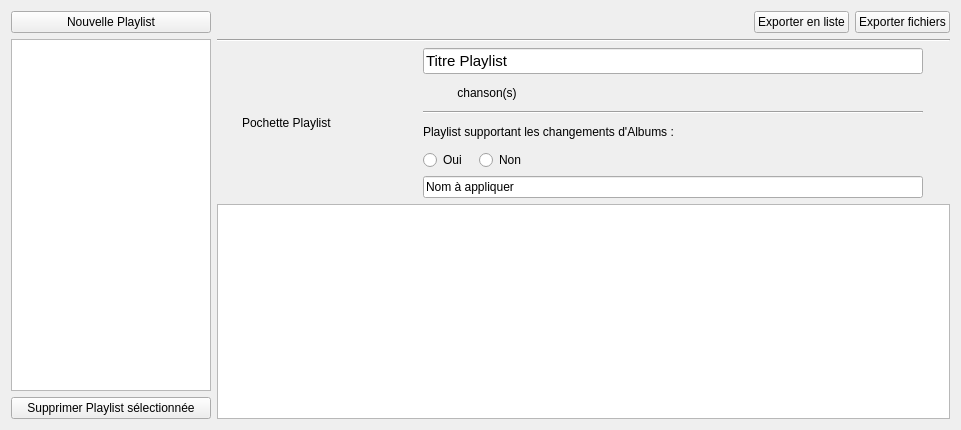
<?xml version="1.0" encoding="UTF-8"?>
<ui version="4.0">
 <class>OngletPlaylist</class>
 <widget class="QWidget" name="OngletPlaylist">
  <property name="geometry">
   <rect>
    <x>0</x>
    <y>0</y>
    <width>961</width>
    <height>430</height>
   </rect>
  </property>
  <property name="windowTitle">
   <string>Form</string>
  </property>
  <layout class="QHBoxLayout" name="horizontalLayout_6">
   <item>
    <layout class="QVBoxLayout" name="verticalLayout">
     <item>
      <widget class="QPushButton" name="Ajouter">
       <property name="text">
        <string>Nouvelle Playlist</string>
       </property>
      </widget>
     </item>
     <item>
      <widget class="QListWidget" name="ListePlaylists">
       <property name="maximumSize">
        <size>
         <width>200</width>
         <height>16777215</height>
        </size>
       </property>
       <property name="iconSize">
        <size>
         <width>50</width>
         <height>50</height>
        </size>
       </property>
      </widget>
     </item>
     <item>
      <widget class="QPushButton" name="Supprimer">
       <property name="text">
        <string>Supprimer Playlist sélectionnée</string>
       </property>
      </widget>
     </item>
    </layout>
   </item>
   <item>
    <layout class="QVBoxLayout" name="verticalLayout_2">
     <item>
      <layout class="QHBoxLayout" name="horizontalLayout">
       <item>
        <spacer name="horizontalSpacer">
         <property name="orientation">
          <enum>Qt::Horizontal</enum>
         </property>
         <property name="sizeHint" stdset="0">
          <size>
           <width>20</width>
           <height>20</height>
          </size>
         </property>
        </spacer>
       </item>
       <item>
        <widget class="QPushButton" name="Exporter_M3U">
         <property name="text">
          <string>Exporter en liste</string>
         </property>
        </widget>
       </item>
       <item>
        <widget class="QPushButton" name="Exporter_Fichiers">
         <property name="text">
          <string>Exporter fichiers</string>
         </property>
        </widget>
       </item>
      </layout>
     </item>
     <item>
      <widget class="Line" name="line_2">
       <property name="font">
        <font>
         <pointsize>10</pointsize>
         <weight>75</weight>
         <bold>true</bold>
        </font>
       </property>
       <property name="orientation">
        <enum>Qt::Horizontal</enum>
       </property>
      </widget>
     </item>
     <item>
      <layout class="QHBoxLayout" name="horizontalLayout_2">
       <item>
        <widget class="QLabel" name="Pochette">
         <property name="minimumSize">
          <size>
           <width>150</width>
           <height>150</height>
          </size>
         </property>
         <property name="maximumSize">
          <size>
           <width>150</width>
           <height>150</height>
          </size>
         </property>
         <property name="text">
          <string>Pochette Playlist</string>
         </property>
        </widget>
       </item>
       <item>
        <layout class="QVBoxLayout" name="verticalLayout_3">
         <item>
          <widget class="QLineEdit" name="TitrePlaylist">
           <property name="maximumSize">
            <size>
             <width>500</width>
             <height>16777215</height>
            </size>
           </property>
           <property name="font">
            <font>
             <pointsize>11</pointsize>
            </font>
           </property>
           <property name="text">
            <string>Titre Playlist</string>
           </property>
          </widget>
         </item>
         <item>
          <layout class="QHBoxLayout" name="horizontalLayout_4">
           <item>
            <widget class="QLabel" name="NombrePistes">
             <property name="maximumSize">
              <size>
               <width>25</width>
               <height>16777215</height>
              </size>
             </property>
             <property name="font">
              <font>
               <pointsize>10</pointsize>
               <weight>75</weight>
               <bold>true</bold>
              </font>
             </property>
             <property name="text">
              <string/>
             </property>
            </widget>
           </item>
           <item>
            <widget class="QLabel" name="AffichageChansons">
             <property name="text">
              <string> chanson(s)</string>
             </property>
            </widget>
           </item>
          </layout>
         </item>
         <item>
          <widget class="Line" name="line">
           <property name="orientation">
            <enum>Qt::Horizontal</enum>
           </property>
          </widget>
         </item>
         <item>
          <widget class="QLabel" name="label_4">
           <property name="text">
            <string>Playlist supportant les changements d'Albums :</string>
           </property>
          </widget>
         </item>
         <item>
          <layout class="QHBoxLayout" name="horizontalLayout_3">
           <item>
            <widget class="QRadioButton" name="Oui">
             <property name="maximumSize">
              <size>
               <width>50</width>
               <height>16777215</height>
              </size>
             </property>
             <property name="text">
              <string>Oui</string>
             </property>
            </widget>
           </item>
           <item>
            <widget class="QRadioButton" name="Non">
             <property name="text">
              <string>Non</string>
             </property>
            </widget>
           </item>
          </layout>
         </item>
         <item>
          <widget class="QLineEdit" name="NomChange">
           <property name="maximumSize">
            <size>
             <width>500</width>
             <height>16777215</height>
            </size>
           </property>
           <property name="text">
            <string>Nom à appliquer</string>
           </property>
          </widget>
         </item>
         <item>
          <layout class="QHBoxLayout" name="horizontalLayout_5"/>
         </item>
        </layout>
       </item>
      </layout>
     </item>
     <item>
      <widget class="QListWidget" name="Playlist">
       <property name="iconSize">
        <size>
         <width>100</width>
         <height>100</height>
        </size>
       </property>
       <property name="flow">
        <enum>QListView::LeftToRight</enum>
       </property>
       <property name="viewMode">
        <enum>QListView::IconMode</enum>
       </property>
       <property name="uniformItemSizes">
        <bool>true</bool>
       </property>
      </widget>
     </item>
    </layout>
   </item>
  </layout>
 </widget>
 <resources/>
 <connections/>
</ui>
